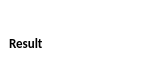
<?xml version="1.0" encoding="UTF-8"?>
<ui version="4.0">
 <class>NotificationLogWidget</class>
 <widget class="QWidget" name="NotificationLogWidget">
  <property name="geometry">
   <rect>
    <x>0</x>
    <y>0</y>
    <width>162</width>
    <height>57</height>
   </rect>
  </property>
  <property name="sizePolicy">
   <sizepolicy hsizetype="Fixed" vsizetype="Fixed">
    <horstretch>0</horstretch>
    <verstretch>0</verstretch>
   </sizepolicy>
  </property>
  <property name="windowTitle">
   <string>NotificationLogWidget</string>
  </property>
  <property name="styleSheet">
   <string notr="true">QWidget#NotificationLogWidget {
	background-color: transparent;
}
</string>
  </property>
  <layout class="QVBoxLayout" name="verticalLayout_2">
   <property name="spacing">
    <number>0</number>
   </property>
   <property name="sizeConstraint">
    <enum>QLayout::SetMinimumSize</enum>
   </property>
   <property name="margin">
    <number>0</number>
   </property>
   <item>
    <widget class="QFrame" name="contentFrame">
     <layout class="QVBoxLayout" name="verticalLayout">
      <property name="spacing">
       <number>0</number>
      </property>
      <property name="margin">
       <number>0</number>
      </property>
      <item>
       <layout class="QVBoxLayout" name="mainLayout">
        <property name="spacing">
         <number>0</number>
        </property>
        <property name="leftMargin">
         <number>6</number>
        </property>
        <property name="rightMargin">
         <number>0</number>
        </property>
        <item>
         <layout class="QHBoxLayout" name="infoLayout">
          <property name="topMargin">
           <number>6</number>
          </property>
          <property name="rightMargin">
           <number>6</number>
          </property>
          <item>
           <widget class="QLabel" name="timestampLabel">
            <property name="sizePolicy">
             <sizepolicy hsizetype="Preferred" vsizetype="Fixed">
              <horstretch>0</horstretch>
              <verstretch>0</verstretch>
             </sizepolicy>
            </property>
            <property name="minimumSize">
             <size>
              <width>0</width>
              <height>24</height>
             </size>
            </property>
            <property name="maximumSize">
             <size>
              <width>16777215</width>
              <height>24</height>
             </size>
            </property>
            <property name="font">
             <font>
              <family>Calibri</family>
              <pointsize>10</pointsize>
              <weight>75</weight>
              <bold>true</bold>
             </font>
            </property>
            <property name="text">
             <string/>
            </property>
            <property name="indent">
             <number>3</number>
            </property>
           </widget>
          </item>
          <item>
           <spacer name="infoSpacer">
            <property name="orientation">
             <enum>Qt::Horizontal</enum>
            </property>
            <property name="sizeHint" stdset="0">
             <size>
              <width>1</width>
              <height>1</height>
             </size>
            </property>
           </spacer>
          </item>
          <item>
           <widget class="QLabel" name="iconLabel">
            <property name="sizePolicy">
             <sizepolicy hsizetype="Fixed" vsizetype="Fixed">
              <horstretch>0</horstretch>
              <verstretch>0</verstretch>
             </sizepolicy>
            </property>
            <property name="minimumSize">
             <size>
              <width>24</width>
              <height>24</height>
             </size>
            </property>
            <property name="maximumSize">
             <size>
              <width>24</width>
              <height>24</height>
             </size>
            </property>
            <property name="text">
             <string/>
            </property>
           </widget>
          </item>
         </layout>
        </item>
        <item>
         <layout class="QHBoxLayout" name="resultLayout">
          <property name="spacing">
           <number>6</number>
          </property>
          <item>
           <widget class="QLabel" name="resultTitleLabel">
            <property name="font">
             <font>
              <family>Calibri</family>
              <pointsize>10</pointsize>
              <weight>75</weight>
              <bold>true</bold>
             </font>
            </property>
            <property name="text">
             <string>Result</string>
            </property>
            <property name="indent">
             <number>3</number>
            </property>
           </widget>
          </item>
          <item>
           <widget class="QLabel" name="resultLabel">
            <property name="font">
             <font>
              <family>Calibri</family>
              <pointsize>10</pointsize>
             </font>
            </property>
            <property name="text">
             <string/>
            </property>
           </widget>
          </item>
          <item>
           <spacer name="resultSpacer">
            <property name="orientation">
             <enum>Qt::Horizontal</enum>
            </property>
            <property name="sizeHint" stdset="0">
             <size>
              <width>1</width>
              <height>1</height>
             </size>
            </property>
           </spacer>
          </item>
         </layout>
        </item>
       </layout>
      </item>
     </layout>
    </widget>
   </item>
  </layout>
 </widget>
 <resources/>
 <connections/>
</ui>
